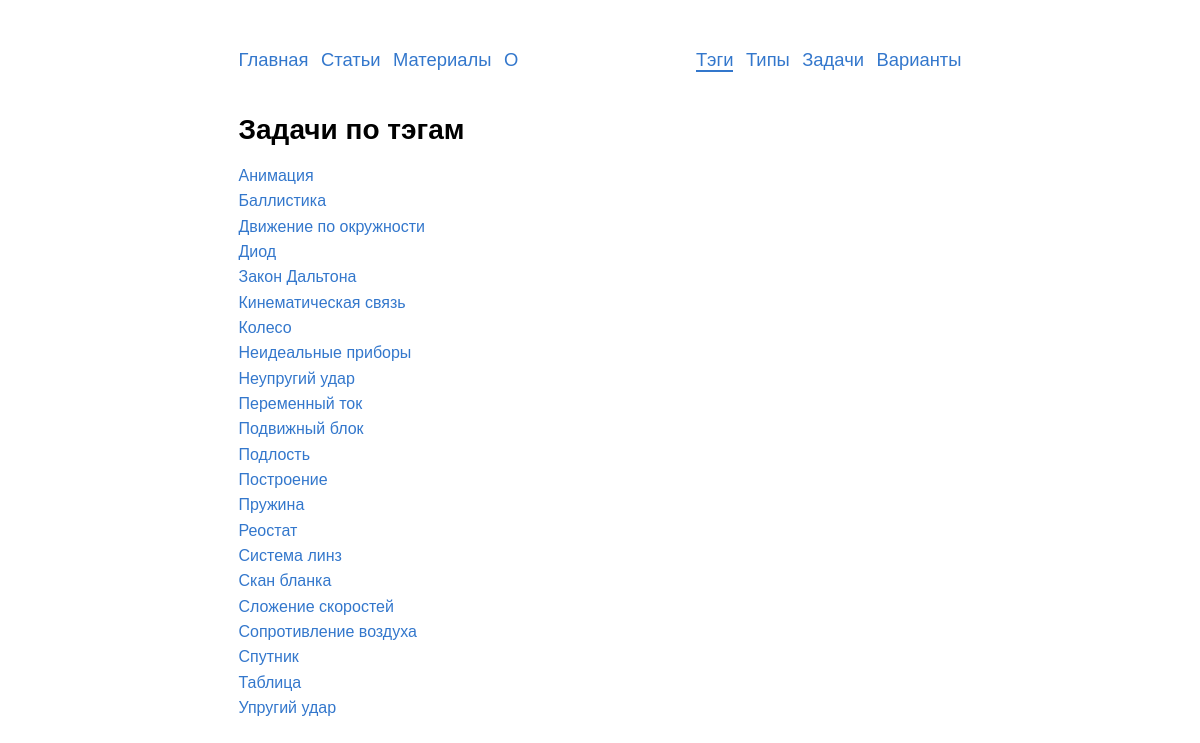
The page /tags/ on the database as committed earlier.
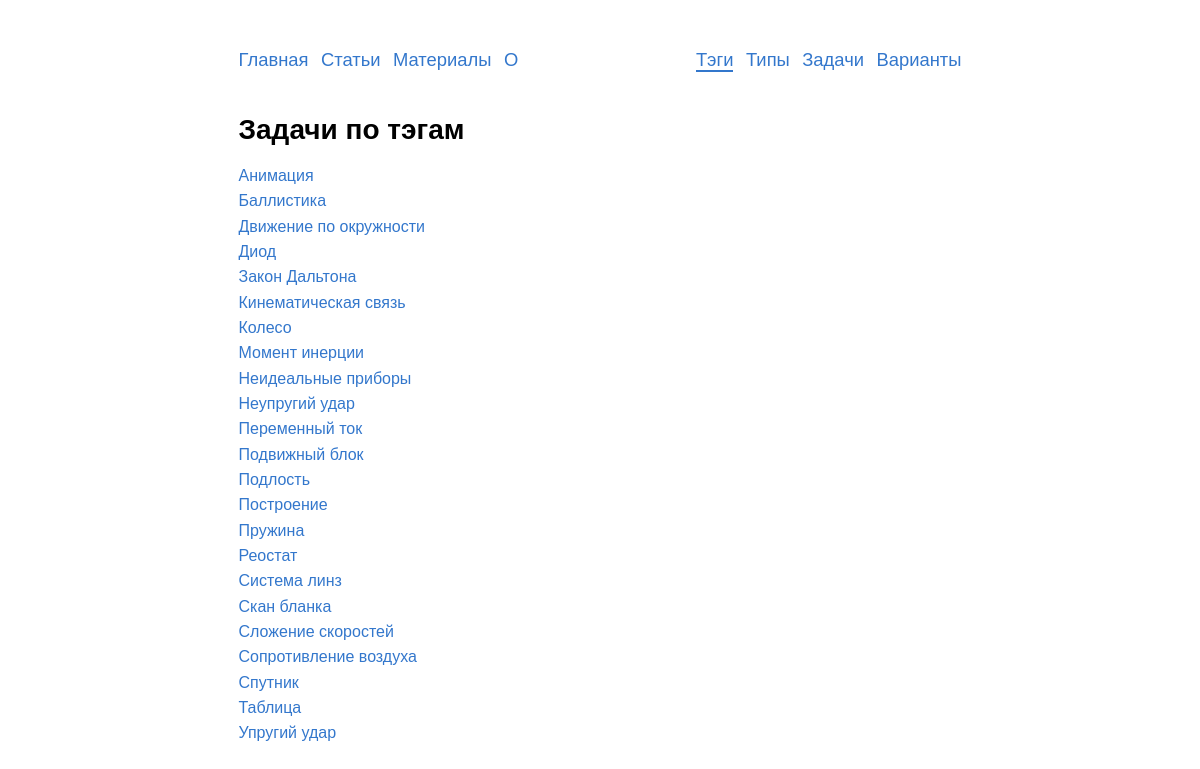
The same page on the database as committed later.
### problems/models.py (models this page shows, shortened)
class Tag(models.Model):
    name = models.CharField('название',
                            max_length=150,
                            help_text='Максимум 150 символов')
    slug = models.SlugField('слаг',
                            max_length=150,
                            help_text=('Слаг - текстовый идентификатор,'
                                       ' с помощью которого будут'
                                       ' генерироваться ссылки'))
    class Meta:
        verbose_name = 'тэг'
        verbose_name_plural = 'тэги'
        default_related_name = 'tags'
        ordering = ['name']
    def get_absolute_url(self):
        return reverse('tags:problems', kwargs={'slug': self.slug})

### tags/views.py (the view)
# urls.py: path('', views.TagsView.as_view(), name='list'),
class TagsView(ListView):
    model = Tag
    template_name = 'tags/tags_list.html'
    context_object_name = 'tags'
    def get_queryset(self):
        return super().get_queryset()

### templates/tags/tags_list.html
{% extends "base.html" %}
{% load static %}
{% block content %}
    <h1>Задачи по тэгам</h1>
      {% for tag in tags %}
        <div class=tag_in_list> <a href="{{ tag.get_absolute_url }}">{{tag.name}}</a> </div>
      {% endfor %}
{% endblock %}

### templates/base.html (shortened to what this page needs)
{% load static %}
<!DOCTYPE html>
<html lang=ru>
  <head>
    <link rel=stylesheet href={% static 'css/style.css'%}>
  </head>
  <body>
    <header>
      {% include "includes/nav.html" %}
    </header>
    <main>
      {% block content %}Пусто :({% endblock %}
    </main>
  </body>
</html>

### templates/includes/nav.html (shortened to what this page needs)
<nav class="no-print">
  <div class='nav-left'>
    <a href="/"{% if request.path == '/' %} class='current_nav'{% endif %}>Главная</a>
    <a href="/articles/"{% if '/articles' in request.path %} class='current_nav'{% endif %}>Статьи</a>
    <a href="/blanks/"{% if '/blanks/' in request.path %} class='current_nav'{% endif %}>Материалы</a>
    <a href="/about/"{% if '/about/' in request.path %} class='current_nav'{% endif %}>О</a>
  </div>
  <div class="nav-right">
    <a href="{% url 'tags:list'%}"{% if '/tags/' in request.path %} class='current_nav'{% endif %}>Тэги</a>
    <a href="{% url 'typesinege:list'%}"{% if '/types/' in request.path %} class='current_nav'{% endif %}>Типы</a>
    <a href="{% url 'problems:list'%}"{% if '/problems/' in request.path %} class='current_nav'{% endif %}>Задачи</a>
    <a href="{% url 'variants:list'%}?order_by=-id"{% if '/variants/' in request.path %} class='current_nav'{% endif %}>Варианты</a>
  </div>
</nav>

### static/css/style.css (style rules this page uses)
html { overflow-y: scroll; }
body { -webkit-hyphens: auto; -moz-hyphens: auto; -ms-hyphens: auto; hyphens: auto; margin: 0px auto; width: 723px; max-width: 100%; font-family: Tahoma, Arial, sans-serif; text-align: justify; font-size: 12pt; line-height: 16pt; margin-bottom:12ex; }
h1, h2, h3, h4, h5, h6 { text-align: left; }
h1 { font-size:21pt; line-height: 25pt; }
.tag_in_list { margin-top:3pt; }
a { text-decoration: none; color: #3377cc; }
nav { margin: 5ex 0 4ex 0; display: flex; justify-content: space-between; word-spacing: 6pt; }
.nav-left, .ta-left { text-align:left; }
.nav-right, .ta-right { text-align:right; }
nav a { line-height: 2em; font-size: 115%; -webkit-hyphens: none; -moz-hyphens: none; -ms-hyphens: none; hyphens: none; }
.current_nav { border-bottom: solid 2px; }

Rows that differ between the two databases and show on the page:
added Tag: name "Момент инерции"
